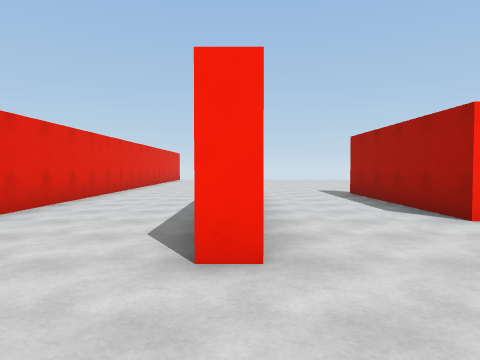
View 1 (above)

24 first-person views from a walk through a Unity game level. The camera is 1.4 m above the floor, tilts 2° down and sees 70° across. The floor is counted in squares, 2 m on a side. Each view is taken from the middle of a square. On the plan, view 1 faces up. The plan holds only what a view shows up to about 11 squares ahead; the rest is blank. The place goes on beyond the plan. The player is left out. Surface patterns are stand-ins for the level's own textures.

View 2
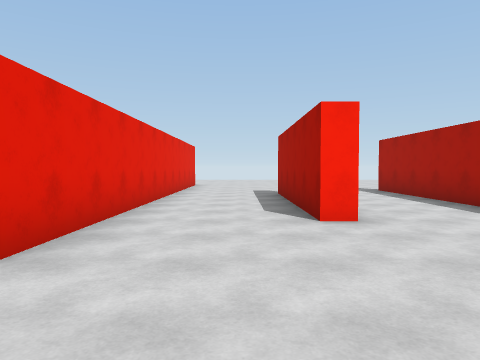

View 3
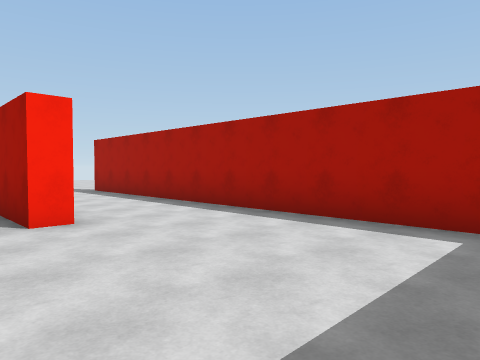

View 4
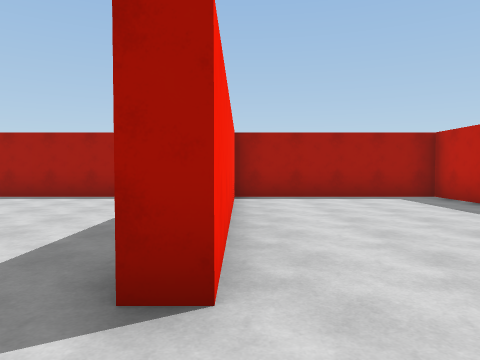

View 5
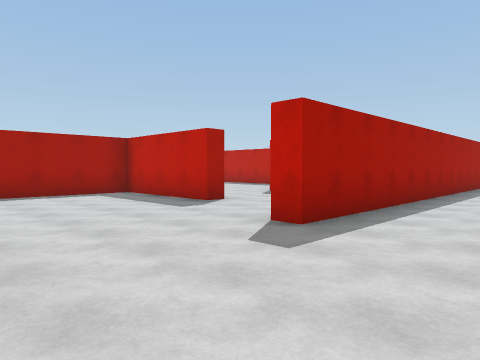

View 6
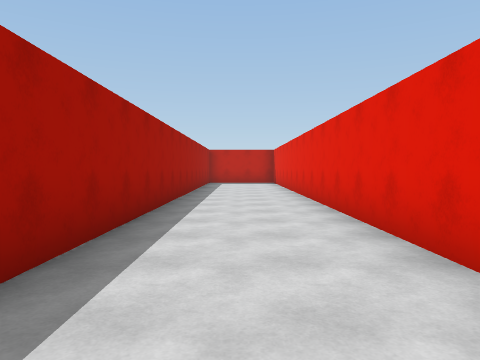

View 7
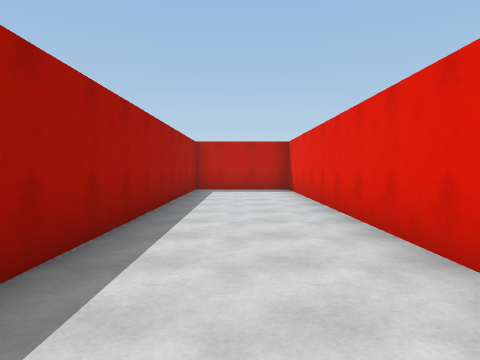

View 8
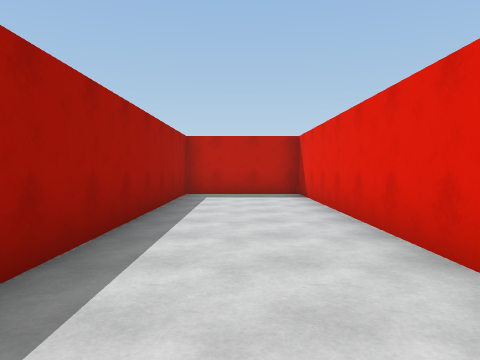

View 9
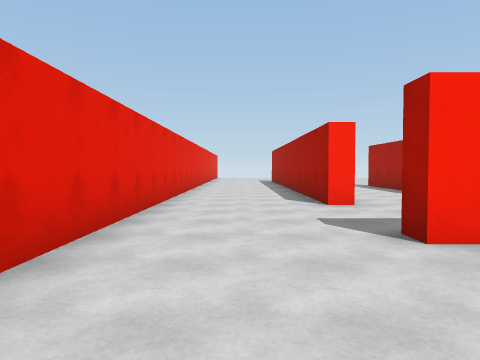

View 10
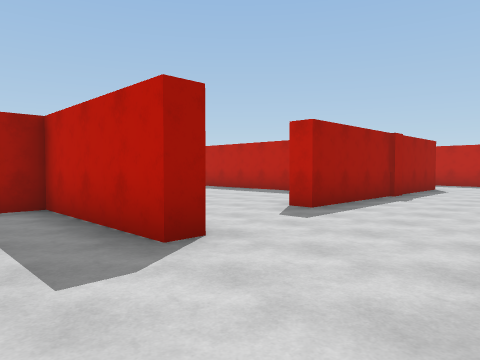

View 11
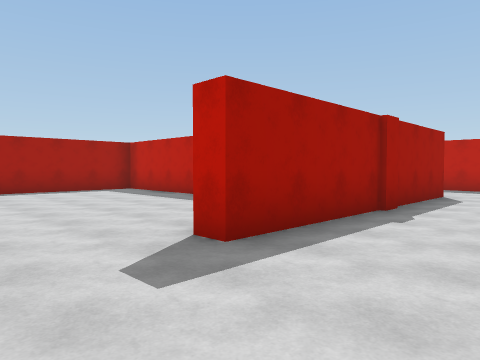

View 12
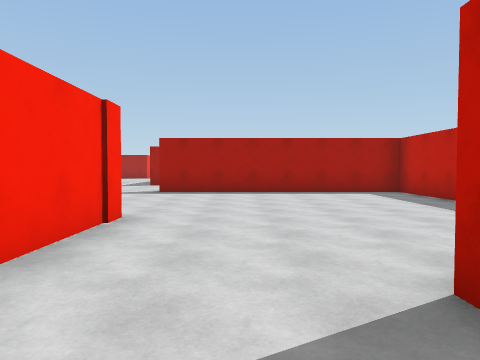

View 13
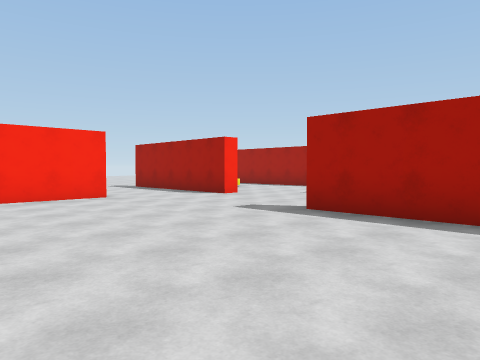

View 14
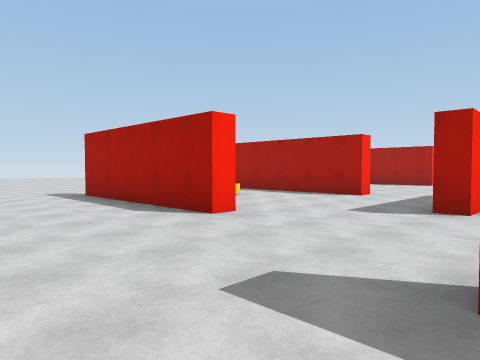

View 15
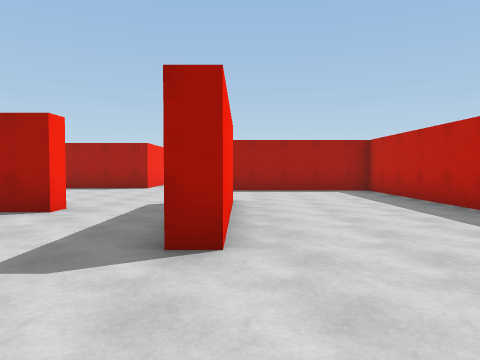

View 16
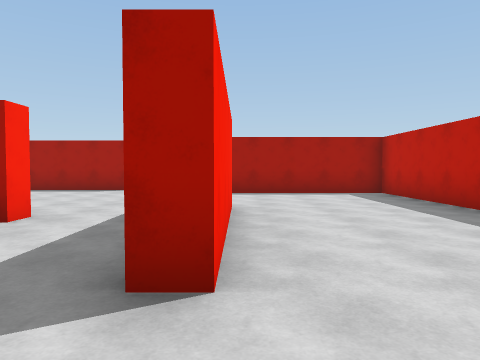

View 17
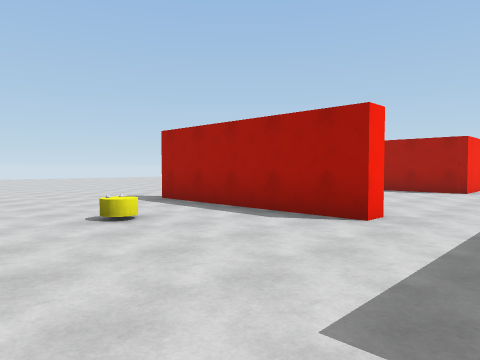

View 18
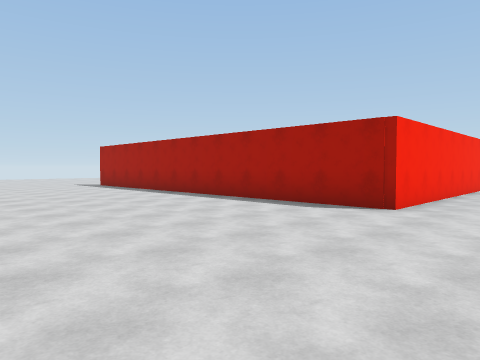

View 19
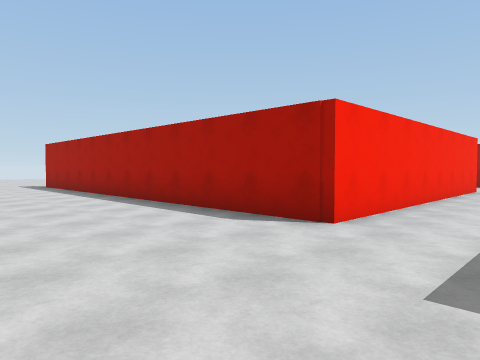

View 20
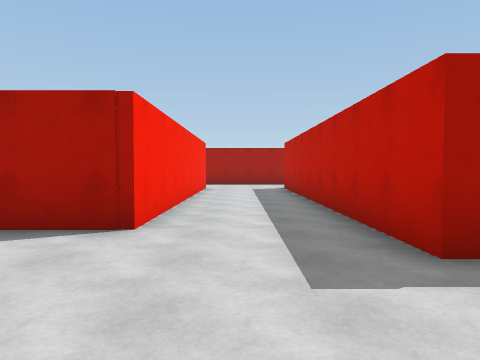

View 21
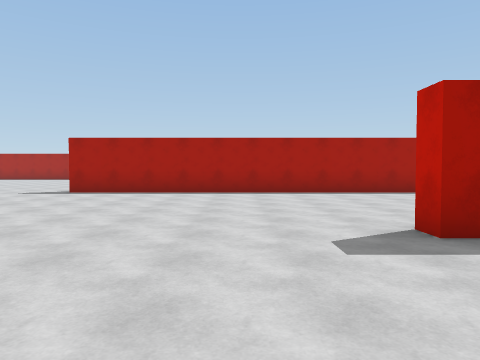

View 22
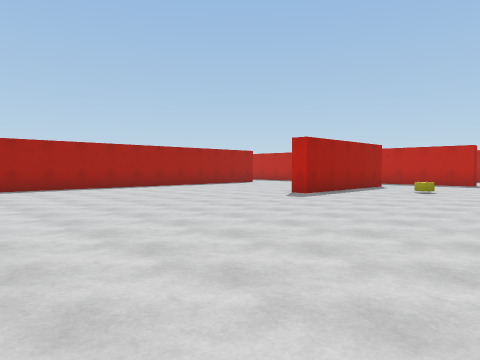

View 23
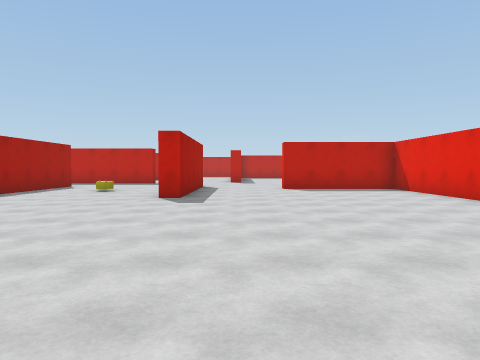

View 24
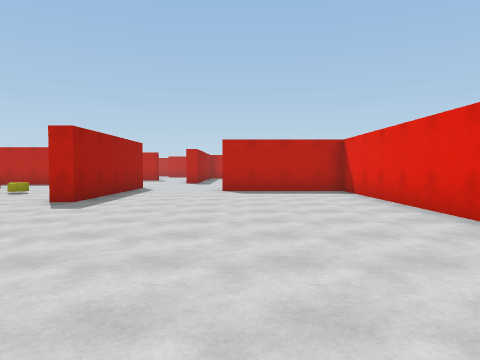

### Floor plan
Points are (right, up) in squares from view 1. A wall is a line through its corners. A room is listed if a view was taken in it or the views show most of it. See-through windows are left out.
Room 1 (views 1, 2, 3, 4, 5, 6, 7, 8, 9, 10)
walls: (5.8, -0.9) (-0.3, -0.9) (-0.3, -0.2); (3.6, 4.5) (3.1, 4.5) (3.1, 9.5); (6.4, 0.8) (6.4, 10.8); (2.8, -5.8) (6.4, -5.8) (6.4, -0.9); (-3.6, -5.2) (-3.6, -19.3) (-0.6, -19.3) (-0.6, -4.6) (0, -4.6); (0.2, 10.9) (0.2, 2.5) (-0.3, 2.5) (-0.3, 7); (-3.6, 11) (-3.6, -1.8)
ways out: opening at (1.5, -6) to room 2
Room 2 (views 11, 12, 13, 14, 15, 16, 17, 18, 19, 20, 21, 22, 23, 24)
walls: (14, -2) (13.4, -2) (13.4, 3) (14, 3); (10.6, -0.9) (8.4, -0.9); (19, -2) (18.4, -2) (18.4, 3) (19, 3); (19.8, -4.9) (15.9, -4.9) (15.9, -4.2); (18.6, -9) (23.6, -9) (23.6, -4.6) (31.9, -4.6); (6.9, -6.3) (4.4, -6.3); (6.8, 5.6) (6.8, -0.4) (10.6, -0.4); (2.8, -6.4) (2.8, -5.8); (6.4, -12.7) (12, -12.7) (12, -5.6); (3.4, -16.4) (3.4, -9.2) (4, -9.2); (32.5, -1.8) (24.9, -1.8) (24.9, 10); (3.1, -19.3) (4.1, -19.3)
ways out: opening at (1.5, -6) to room 1; opening at (25, 10.5)
objects: other object (16, 1)

Positions as (right, up) in squares from view 1, and headings:
1: (0, 0), facing up
2: (2, 0), facing up
3: (2, 0), facing up-right
4: (-2, -1), facing right
5: (-3, -1), facing down-right
6: (-2, -3), facing down
7: (-2, -8), facing down
8: (-2, -10), facing down
9: (-2, -4), facing up
10: (0, -4), facing down-right
11: (1, -7), facing down-right
12: (2, -8), facing right
13: (7, -9), facing up-right
14: (10, -6), facing up-right
15: (13, -5), facing right
16: (14, -5), facing right
17: (14, -4), facing up-right
18: (19, -4), facing up-right
19: (21, -4), facing up-right
20: (21, -3), facing right
21: (15, 5), facing right
22: (13, 11), facing down-right
23: (12, 11), facing down
24: (10, 10), facing down
